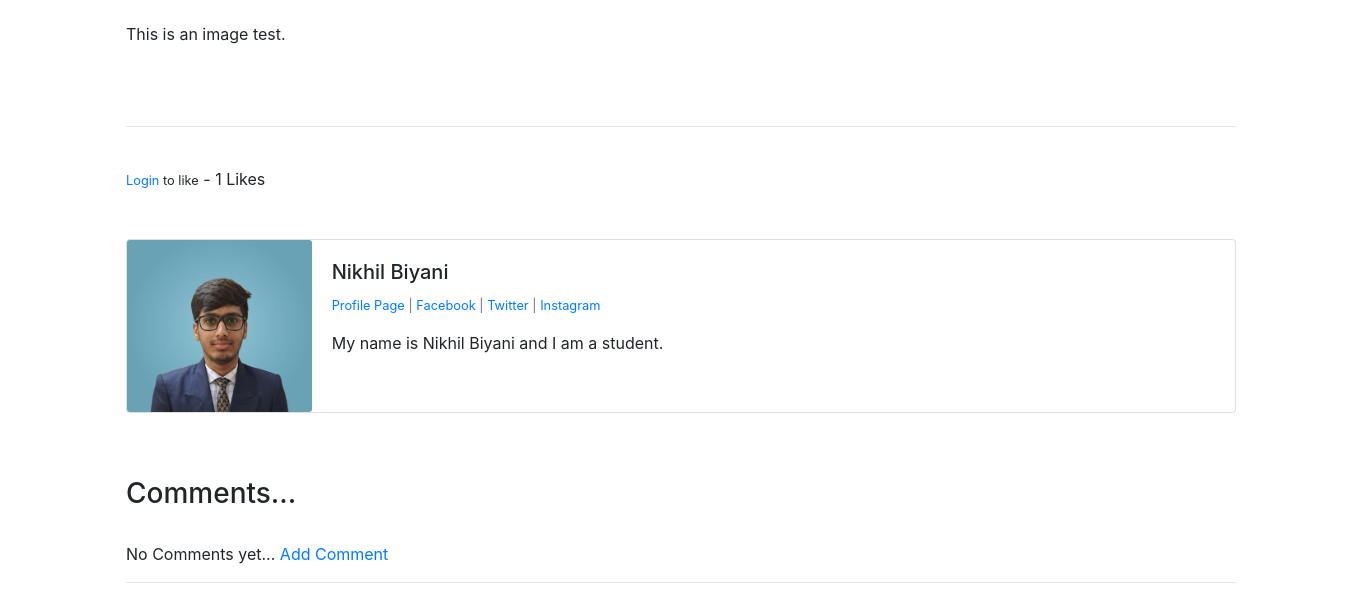
The page /article/8 (lower part) on the database as committed earlier.
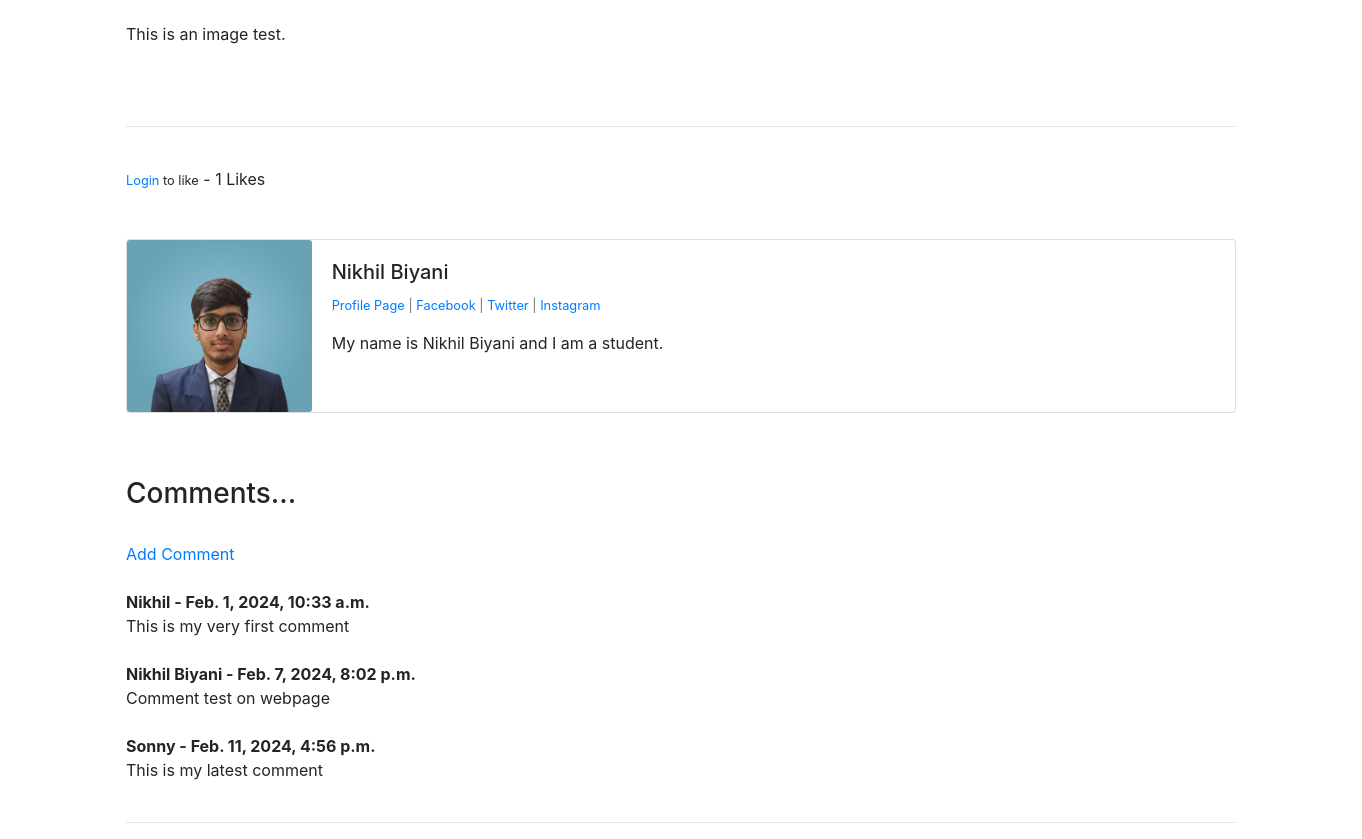
The same page on the database as committed later.
### theblog/models.py (models this page shows, shortened)
class Post(models.Model):
    title = models.CharField(max_length=255)
    header_image = models.ImageField(null=True, blank=True, upload_to='images/')
    title_tag = models.CharField(max_length=255)
    author = models.ForeignKey(User, on_delete=models.CASCADE)
    body = RichTextField(blank=True, null=True)
    posted_date = models.DateTimeField(auto_now_add=True)
    update_date = models.DateTimeField(auto_now=True)
    category = models.CharField(max_length=255, default="coding")
    snippet = models.CharField(max_length=255)
    likes = models.ManyToManyField(User, related_name='blog_posts')
    def total_likes(self):
        return self.likes.count()

class Profile(models.Model):
    user = models.OneToOneField(User, null=True, on_delete=models.CASCADE)
    bio = models.TextField()
    profile_pic = models.ImageField(null=True, blank=True, upload_to='images/profile/')
    website_url = models.CharField(max_length=255, null=True, blank=True)
    facebook_url = models.CharField(max_length=255, null=True, blank=True)
    twitter_url = models.CharField(max_length=255, null=True, blank=True)
    instagram_url = models.CharField(max_length=255, null=True, blank=True)
    pinterest_url = models.CharField(max_length=255, null=True, blank=True)

class Comment(models.Model):
    post = models.ForeignKey(Post, related_name="comments", on_delete=models.CASCADE)
    name = models.CharField(max_length=255)
    body = models.TextField()
    date_added = models.DateTimeField(auto_now_add=True)

### theblog/views.py (the view)
# urls.py: path('article/<int:pk>', ArticleDetailView.as_view(), name="article-detail"),
class ArticleDetailView(DetailView):
    model = Post
    template_name = 'article_details.html'
    def get_context_data(self, *args, **kwargs):
        cat_menu = Category.objects.all()
        context = super(ArticleDetailView, self).get_context_data(*args, **kwargs)
        stuff = get_object_or_404(Post, id=self.kwargs['pk'])
        total_likes = stuff.total_likes()
        liked = False
        if stuff.likes.filter(id=self.request.user.id).exists():
            liked = True
        context["cat_menu"] = cat_menu
        context["total_likes"] = total_likes
        context["liked"] = liked
        return context

### theblog/models.py (called while the page is built)
    def __str__(self):
        return self.name

### theblog/templates/article_details.html (shortened to what this page needs)
{% extends 'base.html' %}
{% load static %}
{% block content %}
    <br/>
    <br/>
    <br/><br/>
    {{post.body | safe}}
    <br/><br/>
    <hr>
    <br/>
    <form action="{% url 'like_post' post.pk %}" method="POST">
        {% if user.is_authenticated %}
            {% if not liked %}
                <button type="submit" name="post_id" value="{{post.id}}" class="btn btn-primary btn-sm">
                    Like
                </button>
            {% else %}
                <button type="submit" name="post_id" value="{{post.id}}" class="btn btn-danger btn-sm">
                    Unlike
                </button>
            {% endif %}
        {% else %}
            <small><a href="{% url 'login' %}">Login</a> to like</small>
        {% endif %}
        - {{total_likes}} Likes
    </form>
    <br/><br/>
    <div class="card mb-3">
        <div class="row no-gutters">
            <div class="col-md-2">
                {% if post.author.profile.profile_pic %}
                    <img src="{{post.author.profile.profile_pic.url}}" class="card-img">
                {% else %}
                <img src="{% static '/theblog/images/default_profile_pic.jpeg' %}" class="card-img">
                {% endif %}
            </div>
            <div class="col-md-10">
                <div class="card-body">
                    <h5 class="card-title">{{post.author.first_name}} {{post.author.last_name}}</h5>
                    <p class="small text-muted">
                        <a href="{% url 'show_profile_page' post.author.profile.id %}">Profile Page</a>
                        {% if post.author.profile.facebook_url %}
                            | <a href="{{post.author.profile.facebook_url}}">Facebook</a>
                        {% endif %}
                        {% if post.author.profile.twitter_url %}
                            | <a href="{{post.author.profile.twitter_url}}">Twitter</a>
                        {% endif %}
                        {% if post.author.profile.instagram_url %}
                            | <a href="{{post.author.profile.instagram_url}}">Instagram</a>
                        {% endif %}
                    </p>
                    <p class="card-text">{{post.author.profile.bio}}</p>
                </div>
            </div>
        </div>
    </div>
    <br/><br/>
    <h3>Comments...</h3>
    <br/>
    {% if not post.comments.all %}
        No Comments yet... <a href="{% url 'add_comment' post.pk %}">Add Comment</a>
    {% else %}
        <a href="{% url 'add_comment' post.pk %}">Add Comment</a>
        <br/><br/>
        {% for comment in post.comments.all %}
            <strong>{{comment.name}} - {{comment.date_added}}</strong>
            <br/>
            {{comment.body}}
            <br/><br/>
        {% endfor %}
    {% endif %}
    <hr>
{% endblock %}

### theblog/templates/base.html (shortened to what this page needs)
<!doctype html>
<html lang="en">
<head>
    <link rel="stylesheet" href="https://cdn.jsdelivr.net/npm/bootstrap@4.4.1/dist/css/bootstrap.min.css">
</head>
<body>
    <div class="container">
        {% block content %}
        {% endblock %}
    </div>
</body>
</html>

Rows that differ between the two databases and show on the page:
added Comment: name "Nikhil", date_added "Feb. 1, 2024, 10:33 a.m.", body "This is my very first comment"
added Comment: name "Nikhil Biyani", date_added "Feb. 7, 2024, 8:02 p.m.", body "Comment test on webpage"
added Comment: name "Sonny", date_added "Feb. 11, 2024, 4:56 p.m.", body "This is my latest comment"
Other text that changed with them:
text no longer shown: "No Comments yet..."
